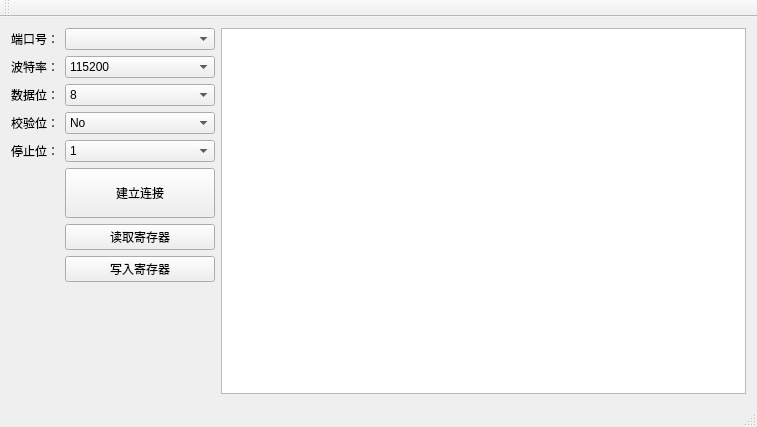
<?xml version="1.0" encoding="UTF-8"?>
<ui version="4.0">
 <class>MainWindow</class>
 <widget class="QMainWindow" name="MainWindow">
  <property name="geometry">
   <rect>
    <x>0</x>
    <y>0</y>
    <width>757</width>
    <height>427</height>
   </rect>
  </property>
  <property name="windowTitle">
   <string>MainWindow</string>
  </property>
  <widget class="QWidget" name="centralWidget">
   <layout class="QGridLayout" name="gridLayout_2">
    <item row="0" column="0">
     <layout class="QGridLayout" name="gridLayout">
      <item row="5" column="0">
       <widget class="QLabel" name="label_5">
        <property name="text">
         <string>停止位：</string>
        </property>
       </widget>
      </item>
      <item row="2" column="0">
       <widget class="QLabel" name="label_2">
        <property name="text">
         <string>波特率：</string>
        </property>
       </widget>
      </item>
      <item row="3" column="0">
       <widget class="QLabel" name="label_3">
        <property name="text">
         <string>数据位：</string>
        </property>
       </widget>
      </item>
      <item row="1" column="0">
       <widget class="QLabel" name="label">
        <property name="text">
         <string>端口号：</string>
        </property>
       </widget>
      </item>
      <item row="1" column="1">
       <widget class="QComboBox" name="comboBox_serialName"/>
      </item>
      <item row="6" column="0">
       <layout class="QHBoxLayout" name="horizontalLayout">
        <property name="spacing">
         <number>7</number>
        </property>
       </layout>
      </item>
      <item row="4" column="0">
       <widget class="QLabel" name="label_4">
        <property name="text">
         <string>校验位：</string>
        </property>
       </widget>
      </item>
      <item row="4" column="1">
       <widget class="QComboBox" name="comboBox_parity">
        <item>
         <property name="text">
          <string>No</string>
         </property>
        </item>
        <item>
         <property name="text">
          <string>Even</string>
         </property>
        </item>
        <item>
         <property name="text">
          <string>Odd</string>
         </property>
        </item>
        <item>
         <property name="text">
          <string>Space</string>
         </property>
        </item>
        <item>
         <property name="text">
          <string>Mark</string>
         </property>
        </item>
       </widget>
      </item>
      <item row="2" column="1">
       <widget class="QComboBox" name="comboBox_baudRate">
        <property name="currentText">
         <string>115200</string>
        </property>
        <property name="currentIndex">
         <number>7</number>
        </property>
        <item>
         <property name="text">
          <string>1200</string>
         </property>
        </item>
        <item>
         <property name="text">
          <string>2400</string>
         </property>
        </item>
        <item>
         <property name="text">
          <string>4800</string>
         </property>
        </item>
        <item>
         <property name="text">
          <string>9600</string>
         </property>
        </item>
        <item>
         <property name="text">
          <string>19200</string>
         </property>
        </item>
        <item>
         <property name="text">
          <string>38400</string>
         </property>
        </item>
        <item>
         <property name="text">
          <string>57600</string>
         </property>
        </item>
        <item>
         <property name="text">
          <string>115200</string>
         </property>
        </item>
       </widget>
      </item>
      <item row="6" column="1">
       <widget class="QPushButton" name="pushButton_connect">
        <property name="minimumSize">
         <size>
          <width>150</width>
          <height>50</height>
         </size>
        </property>
        <property name="text">
         <string>建立连接</string>
        </property>
       </widget>
      </item>
      <item row="5" column="1">
       <widget class="QComboBox" name="comboBox_stopBit">
        <item>
         <property name="text">
          <string>1</string>
         </property>
        </item>
        <item>
         <property name="text">
          <string>1.5</string>
         </property>
        </item>
        <item>
         <property name="text">
          <string>2</string>
         </property>
        </item>
       </widget>
      </item>
      <item row="3" column="1">
       <widget class="QComboBox" name="comboBox_dataBit">
        <property name="currentIndex">
         <number>3</number>
        </property>
        <item>
         <property name="text">
          <string>5</string>
         </property>
        </item>
        <item>
         <property name="text">
          <string>6</string>
         </property>
        </item>
        <item>
         <property name="text">
          <string>7</string>
         </property>
        </item>
        <item>
         <property name="text">
          <string>8</string>
         </property>
        </item>
       </widget>
      </item>
      <item row="9" column="1">
       <spacer name="verticalSpacer">
        <property name="orientation">
         <enum>Qt::Vertical</enum>
        </property>
        <property name="sizeHint" stdset="0">
         <size>
          <width>20</width>
          <height>40</height>
         </size>
        </property>
       </spacer>
      </item>
      <item row="7" column="1">
       <widget class="QPushButton" name="pushButton_read">
        <property name="text">
         <string>读取寄存器</string>
        </property>
       </widget>
      </item>
      <item row="8" column="1">
       <widget class="QPushButton" name="pushButton_send">
        <property name="text">
         <string>写入寄存器</string>
        </property>
       </widget>
      </item>
     </layout>
    </item>
    <item row="0" column="1">
     <widget class="QTextBrowser" name="textBrowser"/>
    </item>
   </layout>
  </widget>
  <widget class="QMenuBar" name="menuBar">
   <property name="geometry">
    <rect>
     <x>0</x>
     <y>0</y>
     <width>757</width>
     <height>28</height>
    </rect>
   </property>
  </widget>
  <widget class="QToolBar" name="mainToolBar">
   <attribute name="toolBarArea">
    <enum>TopToolBarArea</enum>
   </attribute>
   <attribute name="toolBarBreak">
    <bool>false</bool>
   </attribute>
  </widget>
  <widget class="QStatusBar" name="statusBar"/>
 </widget>
 <layoutdefault spacing="6" margin="11"/>
 <resources/>
 <connections/>
</ui>
